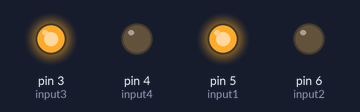
Bench run of a sketch on a simulated Arduino Uno, built with avr-gcc and run on an emulated ATmega328P. Shown: output pins drawn as LEDs (lit = HIGH).

Above: at 0.5 s.
At 1.2 s:
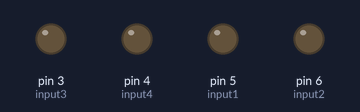
At 4.5 s:
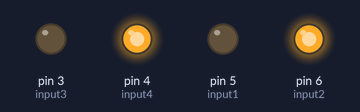
Timing chart, 0 to 5.8 s (numbered marks = the images above):
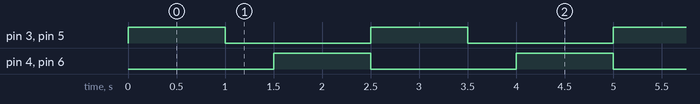

The sketch:

L298N_no_PWM.ino
```cpp
int input1=5; // 定义uno的pin 5 向 in1 输出
int input2=6; // 定义uno的pin 6 向 in2 输出
int input3=3; // 定义uno的pin 9 向 in3 输出
int input4=4; // 定义uno的pin 10 向 in4 输出

void setup() {
Serial.begin (9600);
//初始化各IO,模式为OUTPUT 输出模式
pinMode(input1,OUTPUT);
pinMode(input2,OUTPUT);
pinMode(input3,OUTPUT);
pinMode(input4,OUTPUT);
}

void loop(){
  //forward 向前转
 digitalWrite(input1,HIGH); //给高电平
 digitalWrite(input2,LOW);  //给低电平
 digitalWrite(input3,HIGH); //给高电平
 digitalWrite(input4,LOW);  //给低电平
 delay(1000);   //延时1秒

 //stop 停止
 digitalWrite(input1,LOW);
 digitalWrite(input2,LOW);
 digitalWrite(input3,LOW);
 digitalWrite(input4,LOW);
 delay(500);  //延时0.5秒

//back 向后转
 digitalWrite(input1,LOW);
 digitalWrite(input2,HIGH);
 digitalWrite(input3,LOW);
 digitalWrite(input4,HIGH);
 delay(1000);
}
```

Measured:
- by itself, pin 3 (input3), pin 4 (input4), pin 5 (input1), pin 6 (input2): alternates HIGH for 1.0 s and LOW for 1.5 s
- by itself, everything shown: repeats every 2.5 s, in 3 steps
